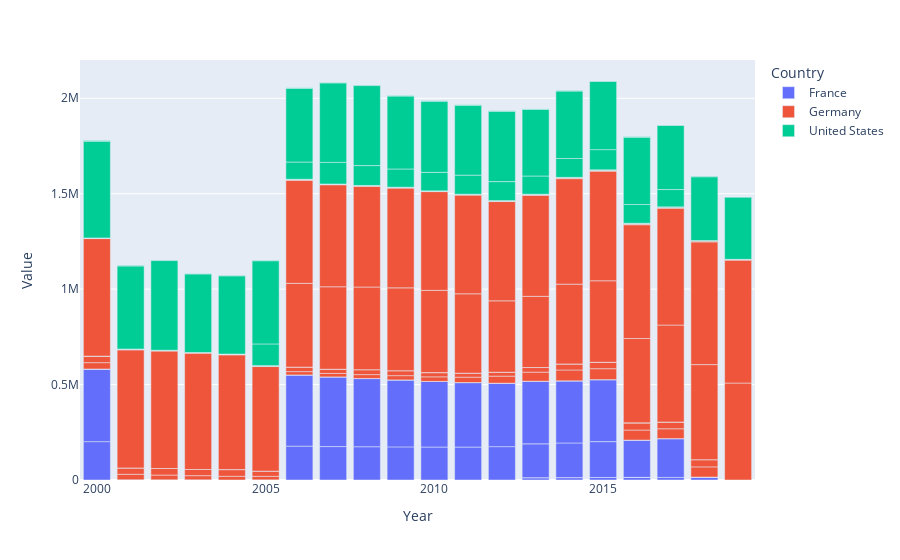

The cell this chart's notebook holds for it:
### Code cell
fig = go.Figure()
px.bar(pddf_mig_italy.query("Country == ('Germany','United States','France')")
        , x="Year", y="Value", color="Country")

#fig.add_trace(go.Scatter(x=pddf_mig_italy.Year, y=pddf_mig_italy.Value, 
#                         mode = 'lines',name='Test1'))
#fig.add_trace(go.Scatter(x=pddf_mig_italy.Year, y=pddf_mig_italy.Value, 
#                         name='Test2', line=dict(color='firebrick', width=2, dash='dashdot')))
